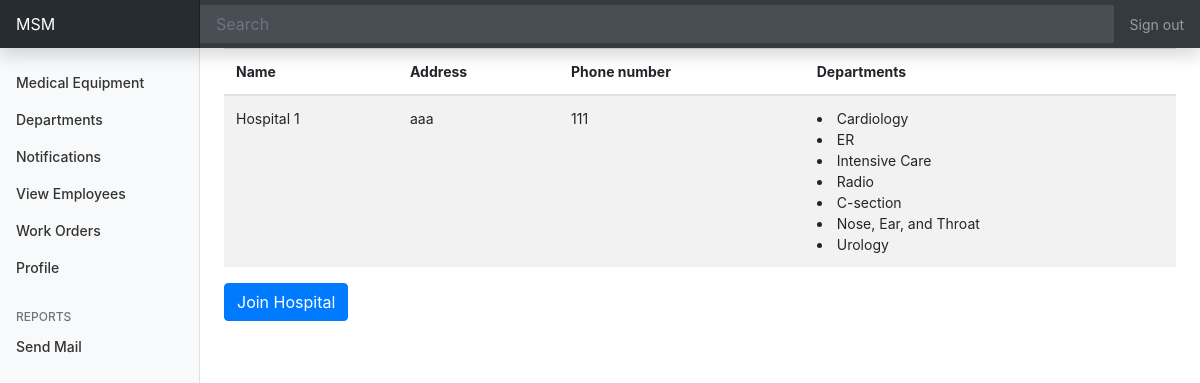
Page /med/hospital-details/1/ (signed in) on the committed database.
### med/models.py (models this page shows, shortened)
class Hospital(models.Model):
    name = models.CharField(_("Hospital Name"), max_length = 225, unique=True)
    address = models.TextField(_("Hospital Address"), null=True)
    phone_num = models.IntegerField()
    manager = models.OneToOneField(User, null=True, on_delete=models.CASCADE)

class Department(models.Model):
    name = models.CharField(_("Department Name"), max_length = 225, unique=True)
    hospital = models.ForeignKey(Hospital, null=True, on_delete=models.SET_NULL)

### med/views.py (the view)
# urls.py: path('hospital-details/<int:pk>/', HospitalDetailsView.as_view(), name ='hospital-details'),
class HospitalDetailsView(LoginRequiredMixin, DetailView):
    model = Hospital
    template_name = 'med/hospital_details.html'
    context_object_name = 'hospital'

### med/templates/med/hospital_details.html (shortened to what this page needs)
{% extends "dashboard/base.html" %}
{% block content %}
<table class="table table-striped table-hover">
    <thead>
    <tr>
        <th scope="col">Name</th>
        <th scope="col">Address</th>
        <th scope="col">Phone number</th>
        <th scope="col">Departments</th>
    </tr>
    </thead>
    <tbody>
    <tr>
        <td>{{ hospital.name }}</td>
        <td>{{ hospital.address }}</td>
        <td>{{ hospital.phone_num }}</td>
        <td>
            {% for dep in hospital.department_set.all %}
                <li>{{ dep.name }}</li>
            {% endfor %}
        </td>
    </tr>
    </tbody>
</table>
<form action="{% url 'request-join-hospital' hospital.id user.id %}" method=POST>
    <button class='btn btn-primary' id="approve-btn" type="submit">Join Hospital</button>
</form>
{% endblock content %}

### dashboard/static/dashboard/accsess.css (style rules this page uses)
body { font-size: .875rem; }

### rows in the picture
Hospital: name "Hospital 1", address "aaa", phone_num "111"
Department: name "Cardiology"
Department: name "ER"
Department: name "Intensive Care"
Department: name "Radio"
Department: name "C-section"
Department: name "Nose, Ear, and Throat"
Department: name "Urology"
